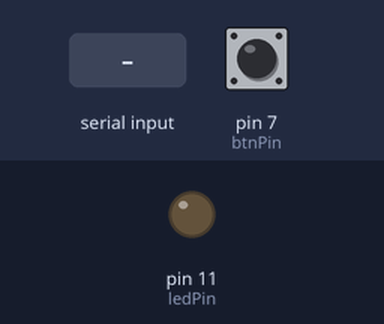
Bench run of a sketch on a simulated Arduino Uno, built with avr-gcc and run on an emulated ATmega328P. On the bench: output pins drawn as LEDs (lit = HIGH). The test bench sets the inputs (shaded band); at power-on: pin 7 (btnPin) LOW.

Above: at 1.2 s.
1.3 s: "1" received over Serial
At 2.3 s:
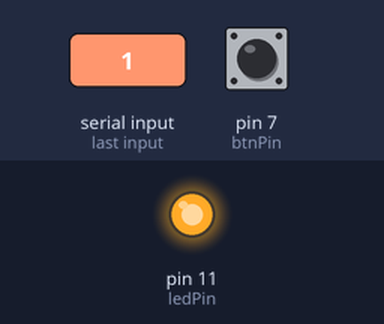
4.4 s: "0" received over Serial
At 5.6 s:
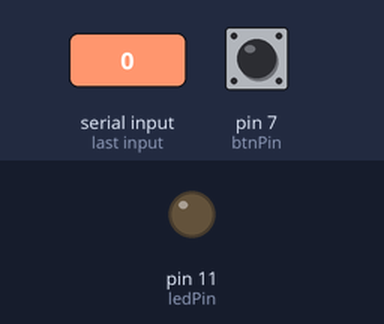
5.9 s: "2" received over Serial
At 7.0 s:
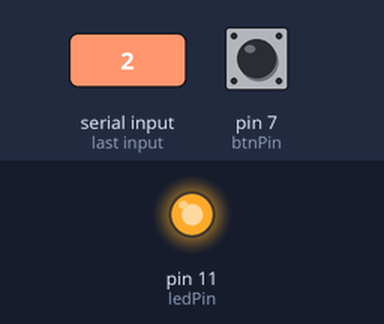
Timing chart, 0 to 8.9 s (numbered marks = the images above; inputs shaded):
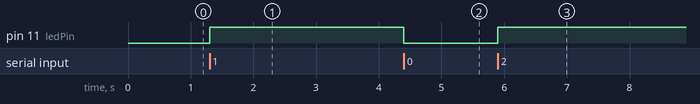

Measured:
- after the input at 1.3 s, pin 11 (ledPin): LOW → HIGH at once
- after the input at 4.4 s, pin 11 (ledPin): HIGH → LOW at once
- after the input at 5.9 s, pin 11 (ledPin): LOW → HIGH at once

The sketch:

lab7.ino
```cpp
//Affan Farid UIN: 671455693
//Lab 7 - Arduino to Arduino
//A program between 2 arduinos, when one button is pressed, the other LED lights up, and vice versa
//Assumptions: Expected Arduino Uno, LEDs,Buttons were all functional
//References: Arduino Serial Connection, arduino button LED example

int ledPin = 11;
int btnPin = 7;

int ledState = 0; //if LED is on or off
int prevState = 0; //buttons previous state

void setup(){
  Serial.begin(9600);
  pinMode(ledPin, OUTPUT); //initializes the LED to output
}

void loop(){

  int curState = digitalRead(btnPin);  // takes in button state
  if(curState != prevState){            // compares if there is a change aka button is pressed and released
    if(curState) Serial.write(1);       // sends the serial signal if it is
    prevState = curState;               // updates the previous state
  }

  if(Serial.available() > 0){           // check if there is actually serial input
    if(Serial.read()){                  // takes in information
      ledState = !ledState;                   // switches state of the LED
      if(ledState)   digitalWrite(ledPin, HIGH); //turns it on or off
      else        digitalWrite(ledPin, LOW);
    }
  }
  delay(1);
}
```
